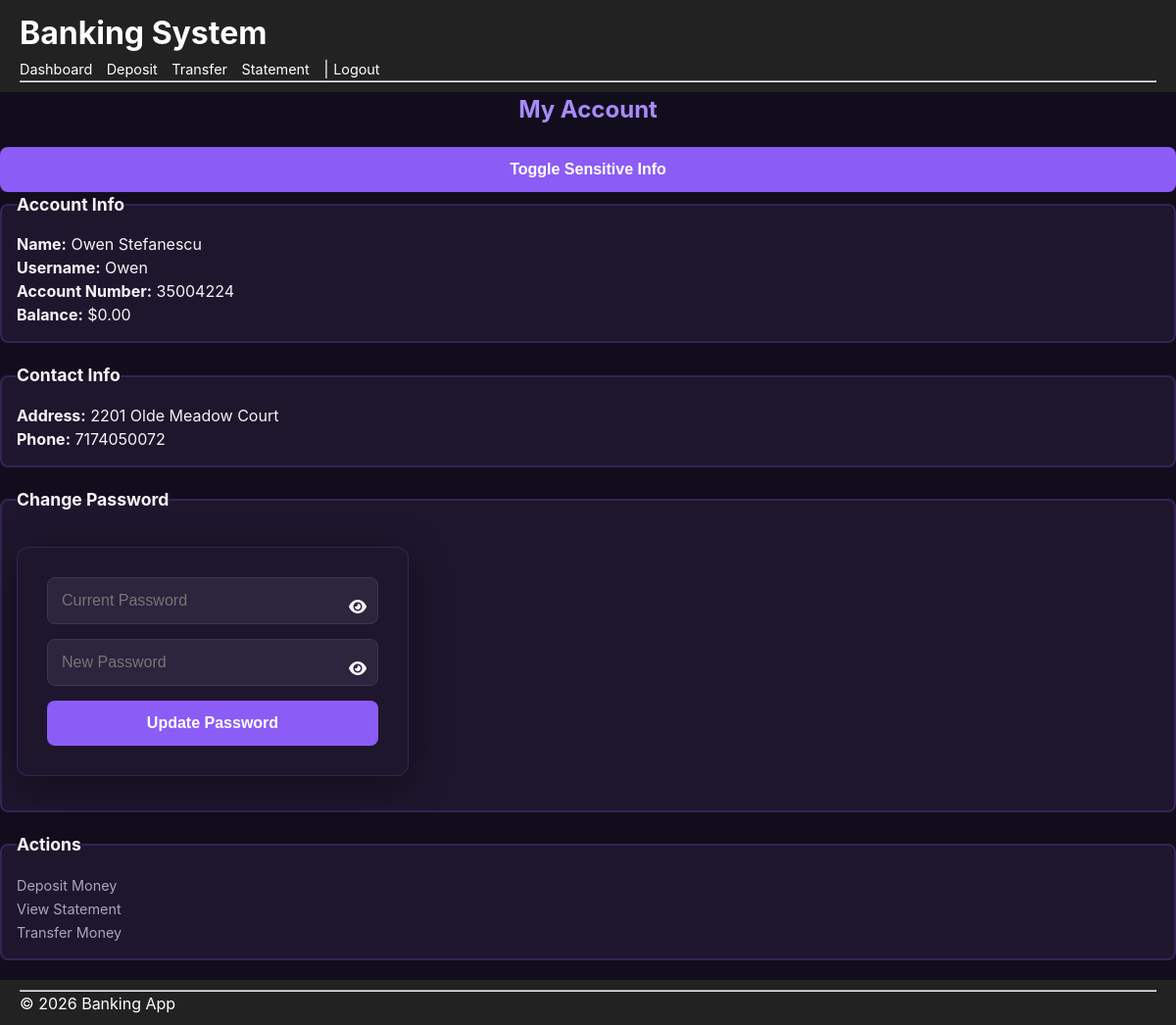
/dashboard (signed in), run on the app's committed database.
### bank_app/models/user.py (models this page shows)
class User(db.Model):
    __tablename__ = "users"
    id = db.Column(db.Integer, primary_key=True)
    username = db.Column(db.String(50), unique=True, nullable=False)
    first_name = db.Column(db.String(50), nullable=False)
    last_name = db.Column(db.String(50), nullable=False)
    ssn = db.Column(db.String(20), nullable=False)
    address = db.Column(db.String(200), nullable=False)
    phone = db.Column(db.String(20), nullable=False)
    password = db.Column(db.String(200), nullable=False)
    approved = db.Column(db.Boolean, default=False)
    is_admin = db.Column(db.Boolean, default=False)
    account_number = db.Column(db.String(20), unique=True)
    balance = db.Column(db.Float, default=0.0)

### bank_app/main.py (the view)
@app.route("/dashboard")
@login_required
def dashboard():
    if session.get("is_admin"):
        return redirect("/admin")
    user = get_current_user()
    if not user:
        flash("Session expired. Please log in again.", "error")
        return redirect("/logout")
    return render_template("dashboard.html", user=user)

### bank_app/main.py (called while the page is built)
def login_required(f):
    @wraps(f)
    def decorated_function(*args, **kwargs):
        if "user_id" not in session:
            flash("Please log in.", "error")
            return redirect("/login")
        return f(*args, **kwargs)
    return decorated_function

def get_current_user():
    user_id = session.get("user_id")
    if not user_id:
        return None
    user = User.query.get(user_id)
    if not user:
        session.clear()
        return None
    return user

### bank_app/templates/dashboard.html (shortened to what this page needs)
{% extends "base.html" %}
{% block content %}
<h2>My Account</h2>
<button class="toggle-sensitive-btn">Toggle Sensitive Info</button>
<fieldset class="account-info">
    <legend>Account Info</legend>
    <p><strong>Name:</strong> {{ user.first_name }} {{ user.last_name }}</p>
    <p><strong>Username:</strong> {{ user.username }}</p>
    <p><strong>Account Number:</strong> <span class="sensitive">{{ user.account_number }}</span></p>
    <p><strong>Balance:</strong> $<span class="sensitive">{{ "%.2f"|format(user.balance) }}</span></p>
</fieldset>
<fieldset class="contact-info">
    <legend>Contact Info</legend>
    <p><strong>Address:</strong> <span class="sensitive">{{ user.address }}</span></p>
    <p><strong>Phone:</strong> <span class="sensitive">{{ user.phone }}</span></p>
</fieldset>
<fieldset>
    <legend>Change Password</legend>
    <form method="POST" action="/change-password">
        <div class="password-wrapper">
            <input id="current_password" type="password" name="current_password" placeholder="Current Password" required>
            <i class="fa-solid fa-eye toggle-eye" data-target="current_password"></i>
        </div>
        <div class="password-wrapper">
            <input id="new_password" type="password" name="new_password" placeholder="New Password" required>
            <i class="fa-solid fa-eye toggle-eye" data-target="new_password"></i>
        </div>
        <button type="submit">Update Password</button>
    </form>
</fieldset>
<fieldset class="actions">
    <legend>Actions</legend>
    <a href="/deposit">Deposit Money</a><br>
    <a href="/statement">View Statement</a><br>
    <a href="/transfer">Transfer Money</a>
</fieldset>
{% endblock %}

### bank_app/static/styles.css (style rules this page uses)
:root { --bg-dark: #120d1d; --card-bg: #1e162d; --accent-purple: #8b5cf6; --accent-glow: #a78bfa; --text-main: #f3f4f6; --text-dim: #a7a7bc; --danger: #ef4444; --success: #10b981; }
*, *::before, *::after { box-sizing: border-box; margin: 0; padding: 0; }
body { background-color: var(--bg-dark); color: var(--text-main); font-family: 'Inter', system-ui, -apple-system, sans-serif; line-height: 1.5; min-height: 100vh; }
h2, h3 { color: var(--accent-glow); text-align: center; margin-bottom: 20px; }
fieldset { padding: 15px; border: 2px solid rgba(139, 92, 246, 0.2); margin-bottom: 20px; border-radius: 8px; background-color: var(--card-bg); }
legend { font-weight: bold; font-size: 1.1em; }
form { background: var(--card-bg); padding: 30px; border-radius: 12px; box-shadow: 0 10px 40px rgba(0,0,0,0.4); width: 100%; max-width: 400px; border: 1px solid rgba(139, 92, 246, 0.2); margin: 20px 0; }
input { width: 100%; padding: 14px; margin-bottom: 15px; background: #2d243d; border: 1px solid #3f3552; border-radius: 8px; color: var(--text-main); font-size: 1rem; transition: all 0.3s ease; }
button { width: 100%; padding: 14px; background: var(--accent-purple); color: white; border: none; border-radius: 8px; font-weight: 600; font-size: 1rem; cursor: pointer; transition: all 0.2s ease; }
a { color: var(--text-dim); text-decoration: none; font-size: 0.9rem; transition: color 0.3s; }
.password-wrapper { position: relative; }
.toggle-eye { position: absolute; right: 10px; top: 50%; transform: translateY(-50%); width: 20px; height: 20px; cursor: pointer; background-size: contain; background-repeat: no-repeat; }

### data on the page
User: first_name "Owen", last_name "Stefanescu", username "Owen", account_number "35004224", balance "0.00", address "2201 Olde Meadow Court", phone "7174050072"
